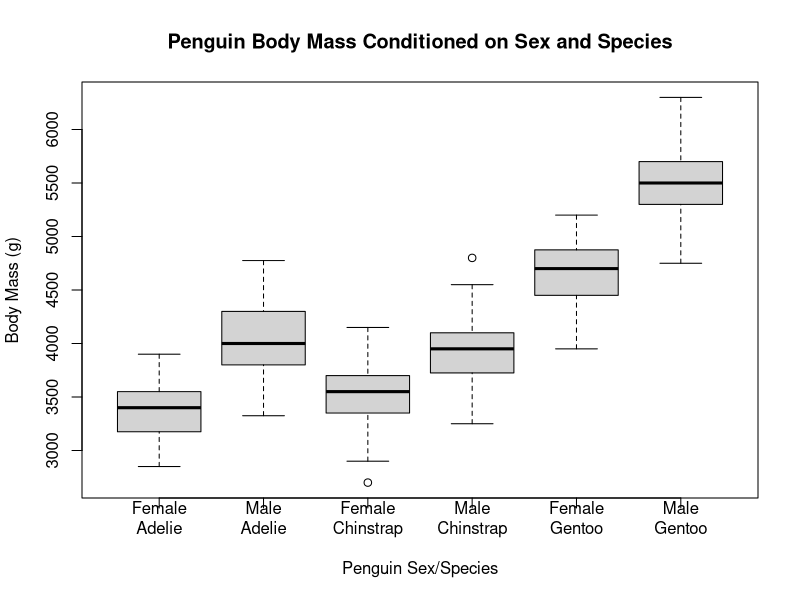
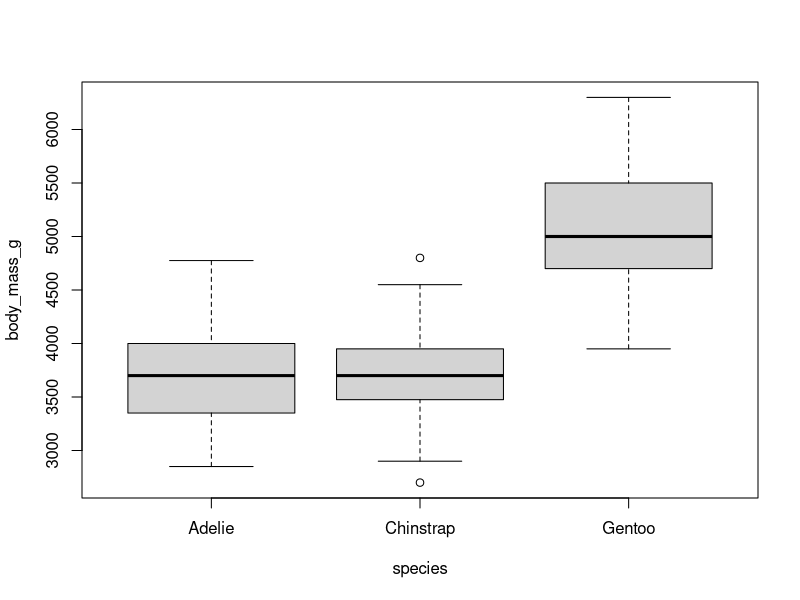

Write the R code that produced these figures, in order.
require(palmerpenguins)

t.test(subset(penguins, species == "Gentoo")$flipper_length_mm)

t.test(x = subset(penguins, species == "Gentoo")$flipper_length_mm, mu = 218)

t.test(x = subset(penguins, species == "Gentoo")$flipper_length_mm,
       mu = 218,
       alternative = "less")

t.test(flipper_length_mm ~ species, data = subset(penguins, species != "Chinstrap"))

#conditional boxplot for questions 1-3
boxplot(
  body_mass_g ~ sex + species,
  data = penguins,
  main = "Penguin Body Mass Conditioned on Sex and Species",
  ylab = "Body Mass (g)",
  xlab = "Penguin Sex/Species",
  names = c("Female\nAdelie", "Male\nAdelie",  "Female\nChinstrap", "Male\nChinstrap", "Female\nGentoo", "Male\nGentoo")
)

#shapiro normality test on data
#the null hypothesis of the shapiro test is that the data is normally distributed
require(palmerpenguins)
dat_chinstrap = subset(penguins, species == "Chinstrap")
mean(dat_chinstrap$body_mass_g)
shapiro.test(dat_chinstrap$body_mass_g)
aggregate(
  body_mass_g ~ species,
  data = penguins,
  FUN = function(x) shapiro.test(x)$p.value
  )

#linear model
fit_species = lm(body_mass_g ~ species, data = penguins)
summary(fit_species)

#ANOVA
anova(fit_species)

#boxplot for penguin body mass
boxplot(body_mass_g ~ species, data = penguins)
#see above for boxplot conditioned on species and sex

#two-way additive ANOVA
fit_additive = lm(body_mass_g ~ sex + species, data = penguins)
summary(fit_additive)

#two-way interactive/factorial ANOVA
fit_interactive = lm(body_mass_g ~ sex * species, data = penguins)
summary(fit_interactive)

#factorial model for questions 4-5
fit_both = lm(body_mass_g ~ sex * species, data = penguins)
summary(fit_both)

#logical subsetting for question 8
dat_chinstrap = subset(penguins, species == "Chinstrap")
dat_chinstrap_fm = subset(dat_chinstrap, sex == "female")
mean(dat_chinstrap_fm$body_mass_g)
